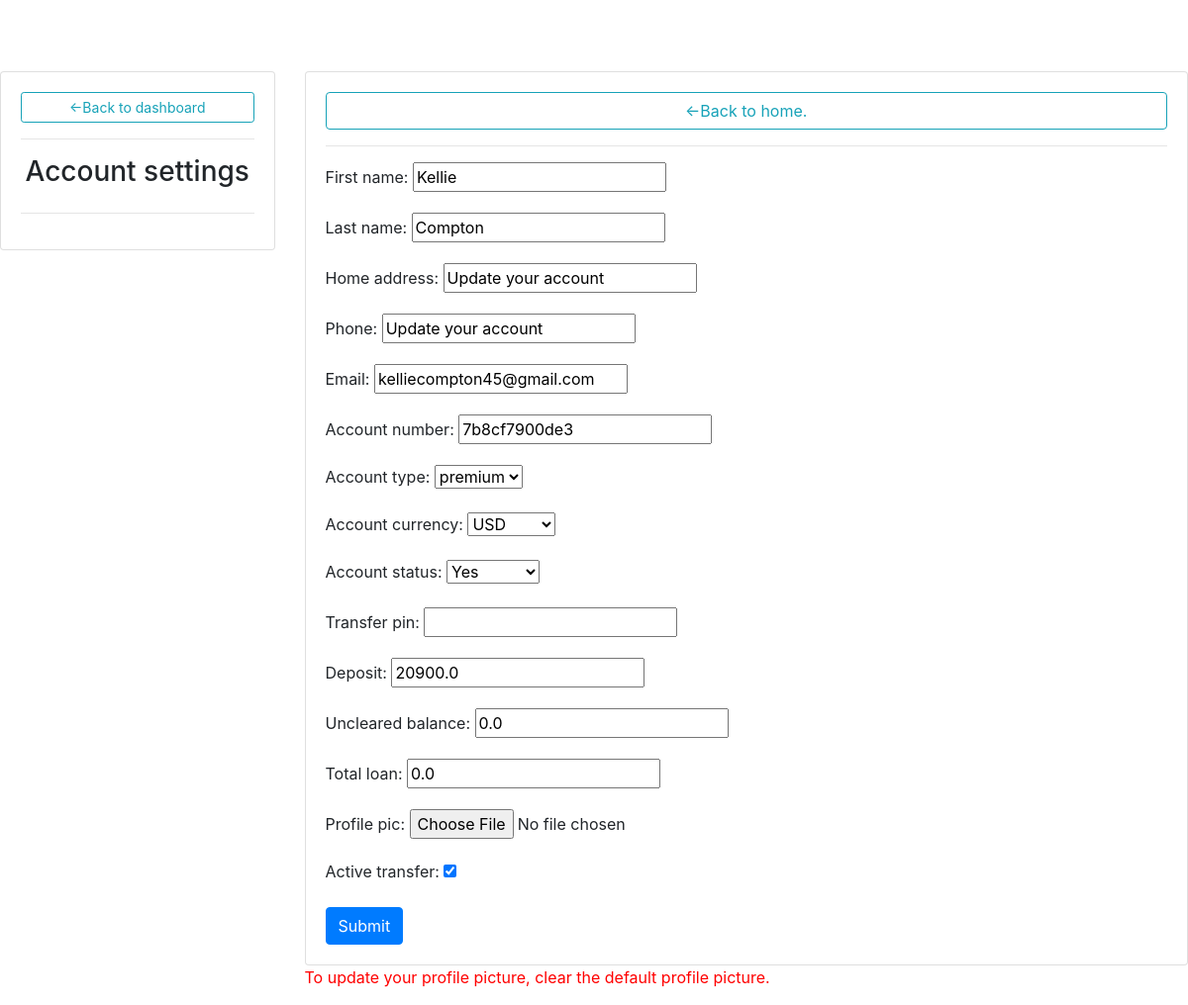
The page /admingotouserprofile/7/ (signed in) on the database its author committed.
### nattyapp/models.py (models this page shows, shortened)
class Client(models.Model):
	TYPE=(
		('starter', 'starter'),
		('savings', 'savings'),
		('standard', 'standard'),
		('premium', 'premium'),
		('current', 'current'),
		)
	CURRENCY= (
	    ('USD', 'USD'),
	    ('EUR', 'EUR'),
	    ('CAD', 'CAD'),
	    ('GBP', 'GBP'),
	    )
	user= models.OneToOneField(User, null=True, on_delete=models.CASCADE)
	first_name= models.CharField(max_length=200, null=True)
	last_name= models.CharField(max_length=200, null=True)
	home_address= models.CharField(default="Update your account", max_length=200, null=True)
	phone= models.CharField(default="Update your account", max_length=200, null=True)
	email= models.CharField(max_length=200, null=True)
	account_number= models.CharField(max_length=12, blank=True)
	account_type= models.CharField(max_length= 200, null=True, choices=TYPE, default='starter')
	account_currency= models.CharField(max_length=200, null=True, blank=True, choices=CURRENCY, default='EUR')
	account_status= models.BooleanField(default=True, null=True, blank=True)
	transfer_pin= models.CharField(max_length= 4, null=True, blank=True)
	deposit= models.FloatField(default=0, null=True, blank=True)
	uncleared_balance= models.FloatField(default=0, null=True)
	total_loan= models.FloatField(default=0, null=True)
	profile_pic= models.ImageField(null=True, blank=True)
	active_transfer= models.BooleanField(default=True)
	date_created= models.DateTimeField(auto_now_add=True, null=True)
	@property
	def profile_picUrl(self):
		try:
			url= self.profile_pic.url
		except:
			url=''
		return url

### nattyapp/views.py (the view)
# urls.py: path('admingotouserprofile/<str:pk>/', views.admingotouserprofile, name='admingotouserprofile'),
@login_required(login_url='clientsignin')
@staff_member_required
def admingotouserprofile(request, pk):
	client= Client.objects.get(id=pk)
	form= ClientForm(instance=client)
	if request.method=='POST':
		form= ClientForm(request.POST, request.FILES, instance=client)
		if form.is_valid():
			form.save()
	context= {'form':form}
	return render(request, 'nattyapp/admingotouserprofilepage.html', context)

### nattyapp/forms.py
class ClientForm(ModelForm):
	class Meta:
		model= Client
		fields= '__all__'
		exclude=['user']

### nattyapp/templates/nattyapp/admingotouserprofilepage.html (shortened to what this page needs)
<!DOCTYPE html>
{% load static %}
<html>
   <head>
      <link rel="stylesheet" href="https://stackpath.bootstrapcdn.com/bootstrap/4.1.3/css/bootstrap.min.css">
      <link rel="stylesheet" href="https://use.fontawesome.com/releases/v5.6.1/css/all.css">
   </head>
   <body>
      <br>
      <br>
      <br>
      <div class="row">
         <div class="col-md-3">
            <div class="card card-body">
               <a href="{% url 'admindashboard' %}" class="btn btn-outline-info btn-sm">&#8592;Back to dashboard</a>
               <hr>
               <h3 style="text-align: center;">Account settings</h3>
               <hr>
            </div>
         </div>
         <div class="col-md-9">
            <div class="card card-body">
               <a href="{% url 'home' %}" class="btn btn-outline-info">&#8592;Back to home.</a>
               <hr>
               <form method="Post" action="" enctype='multipart/form-data'>
                  {{form.as_p}}
                  <input type="submit" class="btn btn-primary" name="Update information">
               </form>
            </div>
            <p style="color: red;">To update your profile picture, clear the default profile picture.</p>
         </div>
      </div>
   </body>
</html>

### rows shown on the page
Client: first_name "Kellie", last_name "Compton", home_address "Update your account", phone "Update your account", email "kelliecompton45@gmail.com", account_number "7b8cf7900de3", account_type "premium", account_currency "USD", account_status "Yes", deposit "20900.0", uncleared_balance "0.0", total_loan "0.0", active_transfer "☑"
